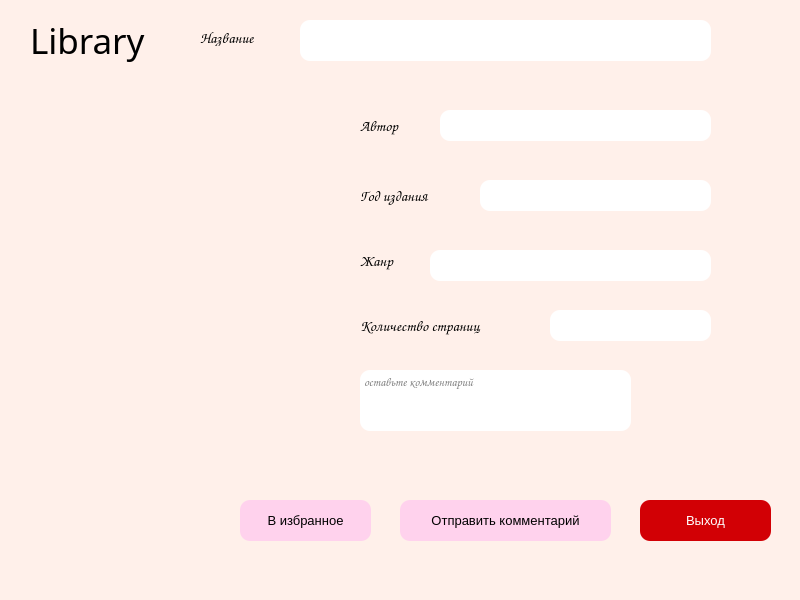
<?xml version="1.0" encoding="UTF-8"?>
<ui version="4.0">
 <class>MainWindow</class>
 <widget class="QMainWindow" name="MainWindow">
  <property name="geometry">
   <rect>
    <x>0</x>
    <y>0</y>
    <width>800</width>
    <height>600</height>
   </rect>
  </property>
  <property name="windowTitle">
   <string>MainWindow</string>
  </property>
  <property name="styleSheet">
   <string notr="true">background-color: rgb(255, 240, 234);</string>
  </property>
  <widget class="QWidget" name="centralwidget">
   <widget class="QLabel" name="label_3">
    <property name="geometry">
     <rect>
      <x>30</x>
      <y>10</y>
      <width>131</width>
      <height>61</height>
     </rect>
    </property>
    <property name="font">
     <font>
      <family>Rage Italic</family>
      <pointsize>26</pointsize>
     </font>
    </property>
    <property name="text">
     <string>Library</string>
    </property>
   </widget>
   <widget class="QPushButton" name="btnExit">
    <property name="geometry">
     <rect>
      <x>640</x>
      <y>500</y>
      <width>131</width>
      <height>41</height>
     </rect>
    </property>
    <property name="font">
     <font>
      <family>Arial</family>
      <pointsize>10</pointsize>
     </font>
    </property>
    <property name="cursor">
     <cursorShape>PointingHandCursor</cursorShape>
    </property>
    <property name="styleSheet">
     <string notr="true">background-color:#d20005;
border-radius:10%;
color:white;</string>
    </property>
    <property name="text">
     <string>Выход</string>
    </property>
   </widget>
   <widget class="QPushButton" name="addToFavorite">
    <property name="geometry">
     <rect>
      <x>240</x>
      <y>500</y>
      <width>131</width>
      <height>41</height>
     </rect>
    </property>
    <property name="font">
     <font>
      <family>Arial</family>
      <pointsize>10</pointsize>
     </font>
    </property>
    <property name="cursor">
     <cursorShape>PointingHandCursor</cursorShape>
    </property>
    <property name="styleSheet">
     <string notr="true">background-color: rgb(255, 210, 237);
border-radius:10%;</string>
    </property>
    <property name="text">
     <string>В избранное</string>
    </property>
   </widget>
   <widget class="QLabel" name="label">
    <property name="geometry">
     <rect>
      <x>200</x>
      <y>30</y>
      <width>91</width>
      <height>16</height>
     </rect>
    </property>
    <property name="font">
     <font>
      <family>Comic Sans MS</family>
      <pointsize>11</pointsize>
     </font>
    </property>
    <property name="text">
     <string>Название</string>
    </property>
   </widget>
   <widget class="QLabel" name="label_2">
    <property name="geometry">
     <rect>
      <x>360</x>
      <y>110</y>
      <width>61</width>
      <height>31</height>
     </rect>
    </property>
    <property name="font">
     <font>
      <family>Comic Sans MS</family>
      <pointsize>11</pointsize>
     </font>
    </property>
    <property name="text">
     <string>Автор</string>
    </property>
   </widget>
   <widget class="QLabel" name="label_4">
    <property name="geometry">
     <rect>
      <x>360</x>
      <y>180</y>
      <width>111</width>
      <height>31</height>
     </rect>
    </property>
    <property name="font">
     <font>
      <family>Comic Sans MS</family>
      <pointsize>11</pointsize>
     </font>
    </property>
    <property name="text">
     <string>Год издания</string>
    </property>
   </widget>
   <widget class="QLabel" name="label_5">
    <property name="geometry">
     <rect>
      <x>360</x>
      <y>240</y>
      <width>51</width>
      <height>41</height>
     </rect>
    </property>
    <property name="font">
     <font>
      <family>Comic Sans MS</family>
      <pointsize>11</pointsize>
     </font>
    </property>
    <property name="text">
     <string>Жанр</string>
    </property>
   </widget>
   <widget class="QLabel" name="label_6">
    <property name="geometry">
     <rect>
      <x>360</x>
      <y>310</y>
      <width>181</width>
      <height>31</height>
     </rect>
    </property>
    <property name="font">
     <font>
      <family>Comic Sans MS</family>
      <pointsize>11</pointsize>
     </font>
    </property>
    <property name="text">
     <string>Количество страниц</string>
    </property>
   </widget>
   <widget class="QTextEdit" name="commentInput">
    <property name="geometry">
     <rect>
      <x>360</x>
      <y>370</y>
      <width>271</width>
      <height>61</height>
     </rect>
    </property>
    <property name="font">
     <font>
      <family>Comic Sans MS</family>
      <pointsize>9</pointsize>
     </font>
    </property>
    <property name="styleSheet">
     <string notr="true">background-color:rgb(255, 255, 255);
border-radius:10%</string>
    </property>
    <property name="placeholderText">
     <string>оставьте комментарий</string>
    </property>
   </widget>
   <widget class="QPushButton" name="addComment">
    <property name="geometry">
     <rect>
      <x>400</x>
      <y>500</y>
      <width>211</width>
      <height>41</height>
     </rect>
    </property>
    <property name="font">
     <font>
      <family>Arial</family>
      <pointsize>10</pointsize>
     </font>
    </property>
    <property name="cursor">
     <cursorShape>PointingHandCursor</cursorShape>
    </property>
    <property name="styleSheet">
     <string notr="true">background-color: rgb(255, 210, 237);
border-radius:10%;</string>
    </property>
    <property name="text">
     <string>Отправить комментарий</string>
    </property>
   </widget>
   <widget class="QPdfView" name="widget" native="true">
    <property name="geometry">
     <rect>
      <x>19</x>
      <y>79</y>
      <width>331</width>
      <height>411</height>
     </rect>
    </property>
   </widget>
   <widget class="QTextEdit" name="titleBook">
    <property name="geometry">
     <rect>
      <x>300</x>
      <y>20</y>
      <width>411</width>
      <height>41</height>
     </rect>
    </property>
    <property name="font">
     <font>
      <family>Comic Sans MS</family>
      <pointsize>12</pointsize>
     </font>
    </property>
    <property name="styleSheet">
     <string notr="true">background-color:rgb(255, 255, 255);
border-radius:10%</string>
    </property>
    <property name="placeholderText">
     <string/>
    </property>
   </widget>
   <widget class="QTextEdit" name="authorBook">
    <property name="geometry">
     <rect>
      <x>440</x>
      <y>110</y>
      <width>271</width>
      <height>31</height>
     </rect>
    </property>
    <property name="font">
     <font>
      <family>Comic Sans MS</family>
      <pointsize>9</pointsize>
     </font>
    </property>
    <property name="styleSheet">
     <string notr="true">background-color:rgb(255, 255, 255);
border-radius:10%</string>
    </property>
    <property name="placeholderText">
     <string/>
    </property>
   </widget>
   <widget class="QTextEdit" name="yearBook">
    <property name="geometry">
     <rect>
      <x>480</x>
      <y>180</y>
      <width>231</width>
      <height>31</height>
     </rect>
    </property>
    <property name="font">
     <font>
      <family>Comic Sans MS</family>
      <pointsize>9</pointsize>
     </font>
    </property>
    <property name="styleSheet">
     <string notr="true">background-color:rgb(255, 255, 255);
border-radius:10%</string>
    </property>
    <property name="placeholderText">
     <string/>
    </property>
   </widget>
   <widget class="QTextEdit" name="genreBook">
    <property name="geometry">
     <rect>
      <x>430</x>
      <y>250</y>
      <width>281</width>
      <height>31</height>
     </rect>
    </property>
    <property name="font">
     <font>
      <family>Comic Sans MS</family>
      <pointsize>9</pointsize>
     </font>
    </property>
    <property name="styleSheet">
     <string notr="true">background-color:rgb(255, 255, 255);
border-radius:10%</string>
    </property>
    <property name="placeholderText">
     <string/>
    </property>
   </widget>
   <widget class="QTextEdit" name="pagesBook">
    <property name="geometry">
     <rect>
      <x>550</x>
      <y>310</y>
      <width>161</width>
      <height>31</height>
     </rect>
    </property>
    <property name="font">
     <font>
      <family>Comic Sans MS</family>
      <pointsize>9</pointsize>
     </font>
    </property>
    <property name="styleSheet">
     <string notr="true">background-color:rgb(255, 255, 255);
border-radius:10%</string>
    </property>
    <property name="placeholderText">
     <string/>
    </property>
   </widget>
  </widget>
  <widget class="QMenuBar" name="menubar">
   <property name="geometry">
    <rect>
     <x>0</x>
     <y>0</y>
     <width>800</width>
     <height>26</height>
    </rect>
   </property>
  </widget>
  <widget class="QStatusBar" name="statusbar"/>
 </widget>
 <customwidgets>
  <customwidget>
   <class>QPdfView</class>
   <extends>QWidget</extends>
   <header>PyQt6.QtPdfWidgets</header>
   <container>1</container>
  </customwidget>
 </customwidgets>
 <resources/>
 <connections/>
</ui>
